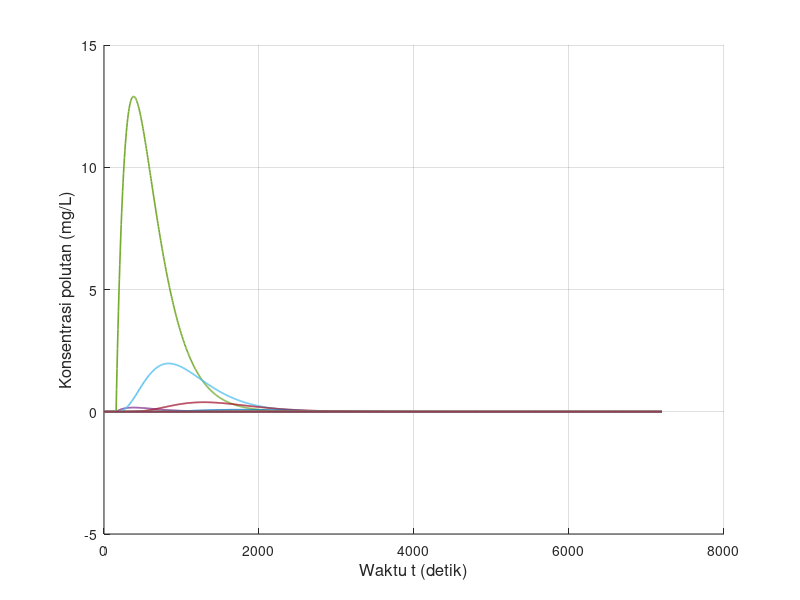

Recreate this plot in MATLAB. (Note: this script raises an error after producing the figure.)
clear; clc; close all;

% Feby Syarief Al A`raaf
% 26050124130087
% Oseanografi C
%
% Simulasi difusi 1 dimensi metode Crank-Nicolson
% Sumber polutan diskontinu
% Grafik: konsentrasi polutan terhadap waktu
% NIM = 087, sehingga:
% x = 0, y = 8, z = 7

x_digit = 0;
y_digit = 8;
z_digit = 7;

C_source = 10 * z_digit;

L = 3000;
T = 7200;

scenario(1).nama = 'Skenario 1';
scenario(1).dx   = 15;
scenario(1).dt   = 6;
scenario(1).G    = 0.5;
scenario(1).m    = 15 + z_digit;

scenario(2).nama = 'Skenario 2';
scenario(2).dx   = 30;
scenario(2).dt   = 6;
scenario(2).G    = 0.05;
scenario(2).m    = 30 + z_digit;

scenario(3).nama = 'Skenario 3';
scenario(3).dx   = 15;
scenario(3).dt   = 6;
scenario(3).G    = 1;
scenario(3).m    = 15 + z_digit;

folder_output = 'output_Diskontinu_CN_Polutan_Terhadap_Waktu';
if ~exist(folder_output, 'dir')
    mkdir(folder_output);
end

for s = 1:numel(scenario)

    fprintf('\nMemproses %s\n', scenario(s).nama);

    dx       = scenario(s).dx;
    dt       = scenario(s).dt;
    G        = scenario(s).G;
    m_source = scenario(s).m;
    n_source = 20 + z_digit;

    M_grid = round(L / dx) + 1;
    Mmax   = max(M_grid, m_source);
    Nmax   = round(T / dt);

    alpha = (G * dt) / (dx^2);

    fprintf('dx = %.3f m, dt = %.3f s, G = %.3f m^2/s, m = %d, n = %d\n', dx, dt, G, m_source, n_source);
    fprintf('Mmax = %d, Nmax = %d, alpha = %.6f\n', Mmax, Nmax, alpha);

    F = zeros(Nmax + 1, Mmax);

    t_step = 0:Nmax;
    t_time = t_step * dt;

    rv = [1 3 5 7 9 11 13 15 17 19 21 23 25 27 29 31 33 35 37 39 41];
    rv_valid = rv(rv >= 1 & rv <= Mmax);

    if length(rv_valid) < length(rv)
        fprintf('%s: beberapa grid berada di luar domain sehingga tidak digrafikkan.\n', scenario(s).nama);
    end

    a = -alpha;
    b = 2 + 2 * alpha;
    c = -alpha;

    H = zeros(1, Mmax);
    Q = zeros(1, Mmax);
    D = zeros(1, Mmax);

    for n = 1:Nmax

        if n == n_source
            F(n, m_source) = C_source;
        end

        for i = 2:(Mmax-1)
            D(i) = alpha * F(n, i+1) + (2 - 2 * alpha) * F(n, i) + alpha * F(n, i-1);
        end

        D(2)      = D(2) + alpha * F(n+1, 1);
        D(Mmax-1) = D(Mmax-1) + alpha * F(n+1, Mmax);

        H(2) = c / b;
        Q(2) = D(2) / b;

        for i = 3:(Mmax-1)
            denom = b - a * H(i-1);
            H(i) = c / denom;
            Q(i) = (D(i) - a * Q(i-1)) / denom;
        end

        F(n+1, Mmax-1) = Q(Mmax-1);

        for j = (Mmax-2):-1:2
            F(n+1, j) = H(j) * F(n+1, j+1) + Q(j);
        end

        F(n+1, 1)    = F(n+1, 2);
        F(n+1, Mmax) = F(n+1, Mmax-1);
    end

    fig = figure('Visible', 'off', 'Position', [100 100 1400 600]);
    hold on;

    legend_text = {};

    for k = 1:length(rv_valid)
        plot(t_time, F(:, rv_valid(k)), 'LineWidth', 1.2);
        legend_text{end+1} = sprintf('m = %d', rv_valid(k));
    end

    grid on;
    xlabel('Waktu t (detik)', 'FontSize', 12);
    ylabel('Konsentrasi polutan (mg/L)', 'FontSize', 12);
    title(sprintf('%s - Konsentrasi polutan terhadap waktu', scenario(s).nama), ...
        'Feby Syarief-0087-Ose C', 'FontSize', 14, 'FontWeight', 'bold');
    xlim([t_time(1), t_time(end)]);

    y_max = max(F(:, rv_valid), [], 'all');
    if isempty(y_max) || isnan(y_max) || y_max <= 0
        ylim([0 1]);
    else
        ylim([0, max(C_source * 1.2, y_max * 1.1)]);
    end

    set(gca, 'FontSize', 11);

    legend(legend_text, ...
        'Location', 'northwest', ...
        'FontSize', 8, ...
        'NumColumns', 2, ...
        'Box', 'on');

    hold off;

    nama_file = sprintf('cn_diskontinu_waktu_skenario_%d.png', s);
    saveas(fig, fullfile(folder_output, nama_file));
    close(fig);

    fprintf('%s selesai diproses.\n', scenario(s).nama);
end

fprintf('\nSemua skenario telah selesai diproses.\n');
